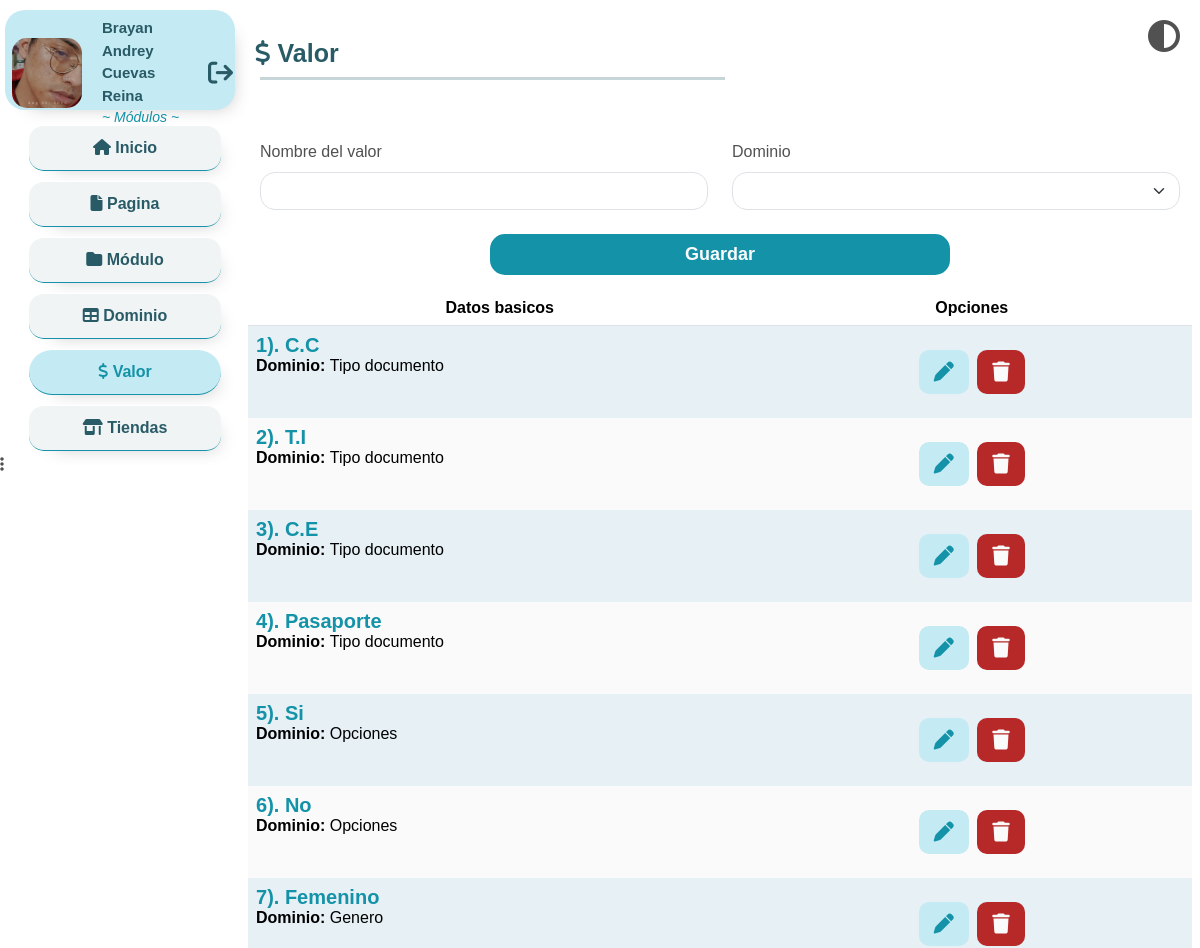
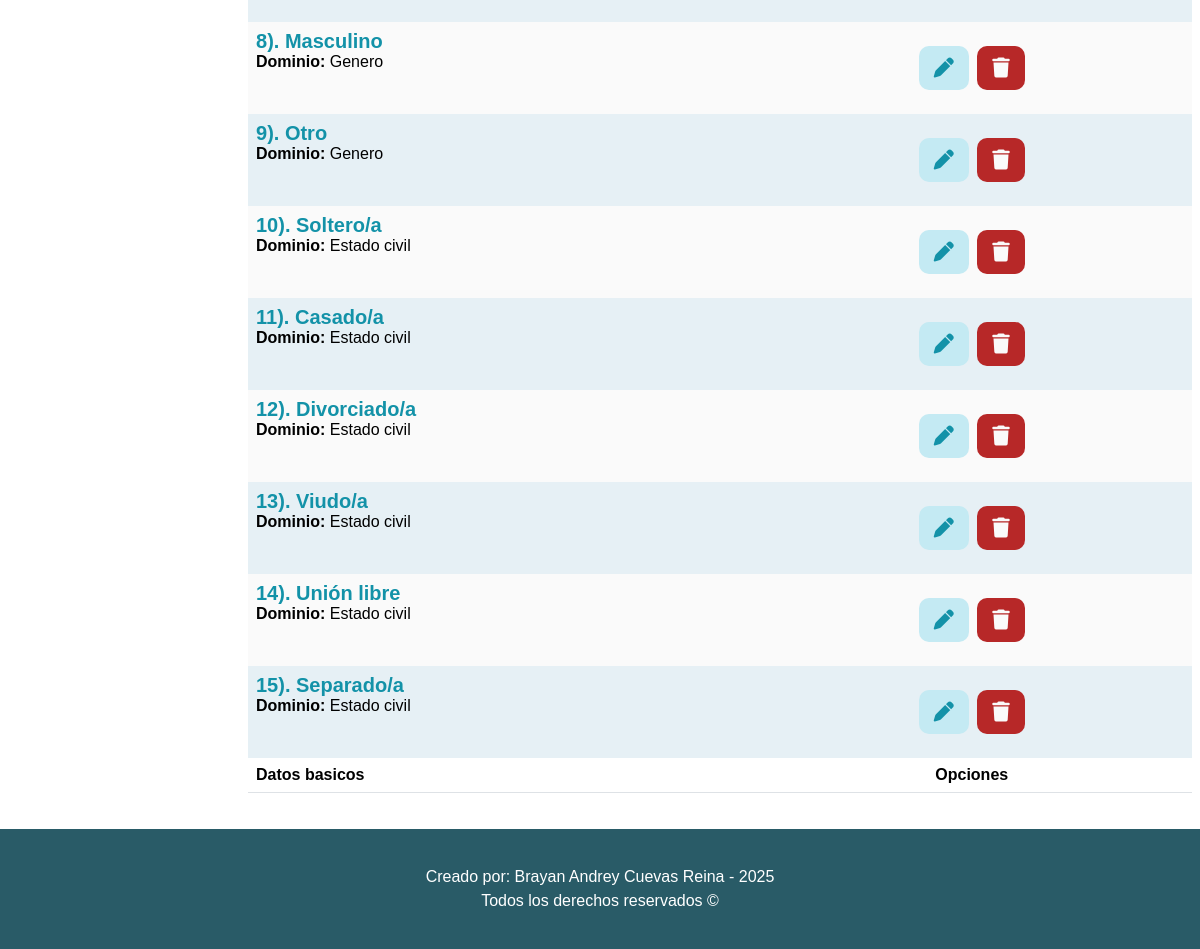
Page /home.php?pg=1022 (signed in) on the committed database (2 pictures, top to bottom).
### tables this page shows
CREATE TABLE `pagina` (
  `pgid` bigint(11) NOT NULL,
  `pgnom` varchar(255) DEFAULT NULL,
  `pgarc` varchar(255) DEFAULT NULL,
  `pgmos` int(1) DEFAULT NULL,
  `pgord` int(10) DEFAULT NULL,
  `pgmen` varchar(50) DEFAULT NULL,
  `icono` varchar(255) DEFAULT NULL,
  `modid` bigint(11) DEFAULT NULL
);

CREATE TABLE `valor` (
  `valid` bigint(11) NOT NULL,
  `nomval` varchar(255) DEFAULT NULL,
  `domid` bigint(11) DEFAULT NULL
);

CREATE TABLE `dominio` (
  `domid` bigint(11) NOT NULL,
  `nomdom` varchar(255) DEFAULT NULL
);

### models/mmen.php (called while the page is built, shortened)
<?php
    class Mmen{
        private $pgid;
        function getPgid(){
            return $this->pgid;
        }
        function setPgid($pgid){
            $this->pgid = $pgid;
        }
        public function getMen(){
            $sql = "SELECT p.pgid, p.pgnom, p.pgarc, p.pgmos, p.pgord, p.pgmen, p.icono, p.modid FROM pagina AS p INNER JOIN pgxpf AS f ON p.pgid=f.pgid WHERE p.pgmos=5 AND f.pefid='".$_SESSION['pefid']."' ORDER BY p.pgord";
            $modelo = new conexion();
            $conexion = $modelo->get_conexion();
            $result = $conexion->prepare($sql);
            $result->execute();
            $res = $result->fetchall(PDO::FETCH_ASSOC);
            return $res;
        }
        public function getVal(){
            $sql = "SELECT p.pgid, p.pgnom, p.pgarc, p.icono, p.pgmos FROM pagina AS p INNER JOIN pgxpf AS f ON p.pgid = f.pgid WHERE p.pgid=:pgid AND f.pefid='".$_SESSION['pefid']."'";
            $modelo = new conexion();
            $conexion = $modelo->get_conexion();
            $result = $conexion->prepare($sql);
            $pgid = $this->getPgid();
            $result->bindParam(':pgid', $pgid);
            $result->execute();
            $res = $result->fetchall(PDO::FETCH_ASSOC);
            return $res;
        }
    }
?>

### controllers/cmen.php (called while the page is built)
<?php
    include('models/mmen.php');
    $mmen = new Mmen();
    $dat = $mmen->getMen();
    function valpg($pgid){
        $mmen = new Mmen();
        $mmen->setPgid($pgid);
        $dat = $mmen->getVal();
        return $dat;
    }
?>

### controllers/cval.php (called while the page is built, shortened)
<?php
    require_once ("models/mval.php");
    require_once ("models/mdom.php");
    $mval = new Mval();
    $mdom = new Mdom();
    $valid = isset($_REQUEST['valid']) ? $_REQUEST['valid'] : NULL;
    $datOne = NULL;
    $mval->setValid($valid);
    $datAll = $mval->getAll();
    $datDom = $mdom->getAll();
?>

### models/mdom.php (called while the page is built, shortened)
<?php
    class Mdom{
        function getAll(){
            $sql = "SELECT domid, nomdom FROM dominio";
            $modelo = new conexion();
            $conexion = $modelo->get_conexion();
            $result = $conexion->prepare($sql);
            $result->execute();
            $res = $result->fetchAll(PDO::FETCH_ASSOC);
            return $res;
        }
    }
?>

### models/mval.php (called while the page is built, shortened)
<?php
    class Mval{
        function getAll(){
            $sql = "SELECT v.valid, v.nomval, v.domid, d.nomdom FROM valor AS v INNER JOIN dominio AS d ON v.domid=d.domid";
            $modelo = new conexion();
            $conexion = $modelo->get_conexion();
            $result = $conexion->prepare($sql);
            $result->execute();
            $res = $result->fetchall(PDO::FETCH_ASSOC);
            return $res;
        }
    }
?>

### views/vval.php (the view, shortened to what this page needs)
<?php
    include 'controllers/cval.php';
?>
<div class="content">
    <form action="home.php?pg=<?=$pg?>" method="post" >
        <div class="row">
            <div class="col-md-6">
                <label for="nomval" class="form-label">Nombre del valor</label>
                <input type="text" id="nomval" name="nomval" class="form-control" value="<?php if($datOne) echo $datOne[0]['nomval']; ?>">
            </div>
            <div class="col-md-6">
                <label for="domid" class="form-label">Dominio</label>
                <select name="domid" id="domid" class="form-select">
                    <option value=""></option>
                <?php
                    if($datDom){  foreach($datDom as $dtm){ ?>
                        <option value="<?=$dtm['domid']?>" <?php if($datOne && $dtm['domid'] == $datOne[0]['domid']) echo 'selected'; ?>>
                        </option>
                <?php }} ?>
                </select>
            </div>
            <div class="col-12 text-center">
                <br>
                <input type="submit" value="<?php if($datOne) {echo "Actualizar"; }else{ echo "Guardar"; } ?>" class="col-6 btn btn-principal">
            </div>
        </div>
    </form>
    <div class="row">
        <table class="table w-full table-striped">
            <thead>
                <tr>
                   <th class="text-center">Datos basicos</th>
                   <th class="text-center">Opciones</th>
                </tr>
            </thead>
            <tbody>
                <?php if($datAll){
                    foreach($datAll as $dat) {?>
                    <tr >
                        <td style="width: 40%;" >
                            <p>
                                <strong class="nomusu"> <?=$dat['valid']."). ".$dat['nomval'];?></strong> <br>
                                <strong>Dominio: </strong><?=$dat['nomdom'];?>
                            </p>
                        </td>
                        <td class="text-center" style="width: 35%;">
                            <a type="button" class="edit" href="home.php?pg=<?=$pg?>&valid=<?= $dat['valid']; ?>&ope=edi" title="Editar valor">
                                <i class="fa-solid fa-pen "></i>
                            </a>
                            <a href="#" type="button" class="eli" data-bs-toggle="modal" data-bs-target="#<?="alert". $dat['valid']?>" title="Alerta antes de eliminar">
                                <i class="fa-solid fa-trash"></i>
                            </a>
                        </td>
                    </tr>
                <?php } }?>
            </tbody>
            <tfoot>
                <tr>
                    <th>Datos basicos</th>
                   <th class="text-center">Opciones</th>
                </tr>
            </tfoot>
        </table>
    </div>
</div>

### views/menu.php (shortened to what this page needs)
<?php
    include 'controllers/cmen.php';
?>
<div class="" id="menu">
    <nav class="">
        <a href="pmod.php" class="btn__menu"><i class="fa-solid fa-house"></i> Inicio</a>
        <?php if($dat){
            $pagina = isset($_GET['pg']) ? $_GET['pg'] : null;
            foreach($dat as $dt){ ?>
            <a href="home.php?pg=<?= $dt['pgid']; ?>" class="btn__menu <?php echo ($pagina == $dt['pgid']) ? 'activ' : ''; ?>">
                <i class="<?= $dt['icono']; ?>"></i> <?= $dt['pgnom']; ?>
            </a>
        <?php }} ?>
    </nav>
</div>

### controllers/functions.php (shortened to what this page needs)
<?php
    function titulo($ico, $pgnm){
        $txt = '';
        $txt .= '<div class="titu">';
            $txt .= '<p><i class="'.$ico.'"></i> '.$pgnm.'</p>';
            $txt .= '<hr class="line">';
        $txt .= '</div>';
        echo $txt;
    }
?>

### css/style.css (style rules this page uses)
:root { --dark_color1: #222; --dark_color2: #515151; --dark_color3: #808080; --light_color1: #fff; --light_color2: #fafafa; --light_color3: #f0f4f5; --light_color4: #ebebeb; --light_enfasis: #c4eaf3; --light_enfasis2: #e2faff; --title-color: #295b67; --subtitle-color: #1392a8; --light_danger: #ffe2e2; --medium-danger: #eb8484; --dark-danger: #b72828; --light_success: #e2ffe4; --medium-success: #84eb95; --dark-success: #2fb728; --light_info: #e2efff; --medium-info: #84b1eb; --dark-info: #285ab7; }
body { margin: 0; color: var(--dark_color2); font-family: Arial, Helvetica, sans-serif; transition: all 0.5s ease-in-out; }
.btn__menu { text-decoration: none; display: inline-block; margin: 5px; width: 100%; background-color: var(--light_color3); color: var(--title-color); padding: 10px 20px; border-radius: 15px; box-shadow: 10px 10px 19px -15px rgba(0,0,0,0.30); border-bottom: 1px solid var(--subtitle-color); border-top: 1px solid var(--light_color1); border-left : 0; border-right: 0; font-weight: bold; transition: all 0.3s ease-in-out; }
.activ { width: 100%; background-color: var(--light_enfasis); color: var(--subtitle-color); padding: 10px 20px; border-radius: 1000px; box-shadow: 10px 10px 19px -15px rgba(0,0,0,0.30); border-bottom: 1px solid var(--subtitle-color); border-top: 1px solid var(--light_color1); font-weight: bold; transition: all 0.3s ease-in-out; }
.line { height: 3px; width: 50%; background-color: var(--title-color); margin: 5px; }
.content { padding: 10px; margin: 10px; border-radius: 15px; }
.form-control, .form-select { border-radius: 15px; }
.table-striped>tbody>tr:nth-of-type(odd)>* { --bs-table-bg-type: rgb(230 240 245); }
.table>:not(caption)>*>td { background-color: var(--light_color2); border-bottom-width: 0; }
.nomusu { color: var(--subtitle-color); font-size: 20px; }

### rows in the picture
pagina: pgnom "Pagina"
pagina: pgnom "Módulo"
pagina: pgnom "Dominio"
pagina: pgnom "Valor"
pagina: pgnom "Tiendas"
valor: valid "1", nomval "C.C", domid.nomdom "Tipo documento"
valor: valid "2", nomval "T.I", domid.nomdom "Tipo documento"
valor: valid "3", nomval "C.E", domid.nomdom "Tipo documento"
valor: valid "4", nomval "Pasaporte", domid.nomdom "Tipo documento"
valor: valid "5", nomval "Si", domid.nomdom "Opciones"
valor: valid "6", nomval "No", domid.nomdom "Opciones"
valor: valid "7", nomval "Femenino", domid.nomdom "Genero"
valor: valid "8", nomval "Masculino", domid.nomdom "Genero"
valor: valid "9", nomval "Otro", domid.nomdom "Genero"
valor: valid "10", nomval "Soltero/a", domid.nomdom "Estado civil"
valor: valid "11", nomval "Casado/a", domid.nomdom "Estado civil"
valor: valid "12", nomval "Divorciado/a", domid.nomdom "Estado civil"
valor: valid "13", nomval "Viudo/a", domid.nomdom "Estado civil"
valor: valid "14", nomval "Unión libre", domid.nomdom "Estado civil"
valor: valid "15", nomval "Separado/a", domid.nomdom "Estado civil"

### other values in the picture
$_SESSION['nomusu'] "Brayan Andrey"
$_SESSION['appusu'] "Cuevas Reina"
$_SESSION['pefnm'] "Módulos"
